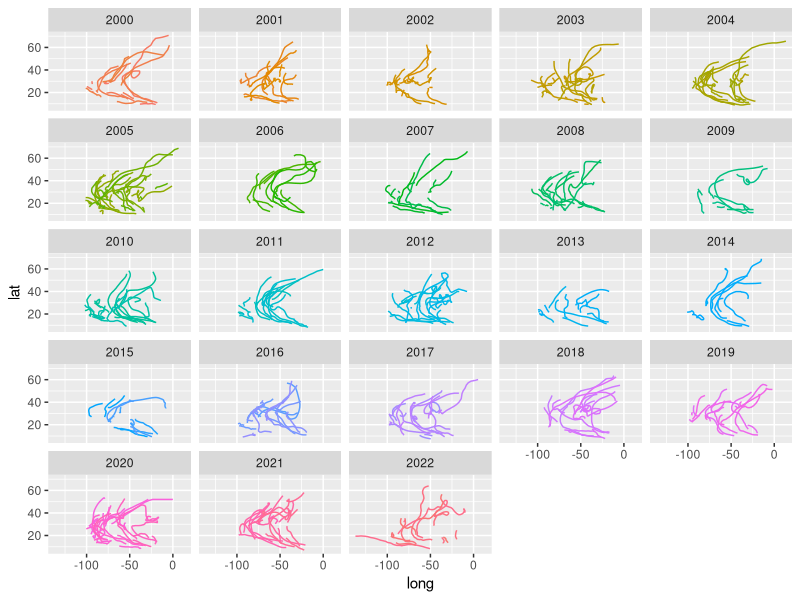

This chart was generated by the following R code:
## ---- chunk 1
library(tidyverse)

## ---- chunk 2
storms %>%
   filter(year >= 2000) %>%
    ggplot(aes(long, lat, color = paste(year, name))) +
    geom_path(show.legend = FALSE) +
    facet_wrap(~year)

## ---- chunk 3


